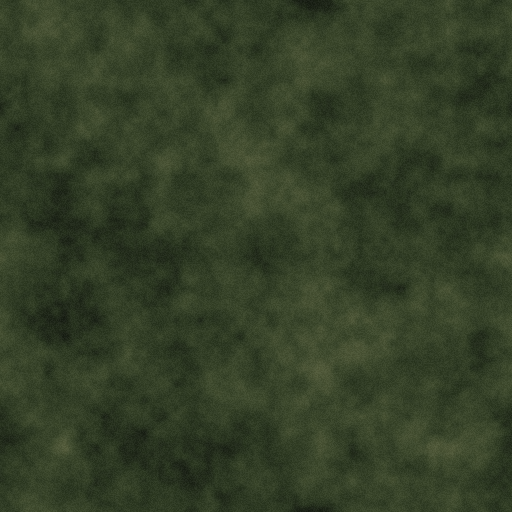
#> input picture assets/raw/tex-trawa.png, 512 x 512 px, found by its file name
$ python plachta-test.py assets/raw/tex-trawa.png
#> lines starting #> are read from the running program, lines starting #| are printed output that depends on the picture
#!/usr/bin/env python3
"""
FRONT — sprawdzian płachty materiału przed wrzuceniem jej do gry.

    pip install pillow numpy
    python3 tools/plachta-test.py assets/raw/tex-trawa.png

Trzy rzeczy psują płachtę tak, że widać to dopiero na całym polu, a na
pojedynczym obrazku wygląda ładnie. Wszystkie trzy da się zmierzyć, więc nie ma
powodu zgadywać:

  GRADIENT — jaśniejszy róg. Powtórzony przez pole robi szachownicę i jest to
             najtrudniejsza do usunięcia wada, bo korekta zjada też fakturę.
  SZEW     — prawa krawędź nie pasuje do lewej. Widać przy każdym styku kafli.
  PLAMA    — wielkoskalowa różnica jasności wewnątrz płachty. To samo co
             gradient, tylko nie na krawędziach.

Skrypt wypisuje ocenę i zapisuje obok pliku podgląd `<nazwa>-kafel.png`:
płachtę ułożoną 3×3. Jeśli na podglądzie widać kratę, to jej nie ma w grze
skąd zniknąć.
"""
import sys, os
from PIL import Image, ImageFilter
import numpy as np


def ocena(wartosc, prog_ok, prog_zle, etykieta, jednostka=''):
    if wartosc <= prog_ok:   stan, znak = 'DOBRA', '+'
    elif wartosc <= prog_zle: stan, znak = 'DO PRZYJĘCIA', '~'
    else:                     stan, znak = 'ODRZUĆ', '!'
    print(f'  {znak} {etykieta:<10} {wartosc:6.1f}{jednostka}   {stan}')
    return znak


def sprawdz(path):
#> called with path = 'assets/raw/tex-trawa.png'
    im = Image.open(path).convert('RGB')
#> im is the input picture: PIL image 512x512 RGB; mean R, G, B 51.6, 63.3, 38.9
    a = np.asarray(im, dtype=np.float32)
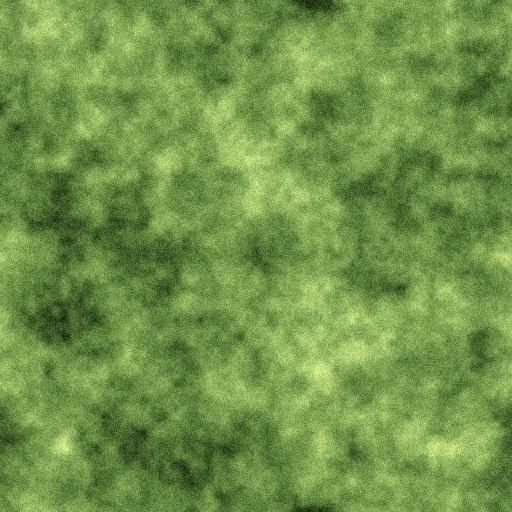
#> a: shape (512, 512, 3) float32; mean R, G, B 51.6, 63.3, 38.9; drawn with min black and max white
    H, W, _ = a.shape
#> H = 512; W = 512
    print(f'\n{os.path.basename(path)}  {W}×{H}')
#| tex-trawa.png  512×512
    if W != H:
        print('  ! płachta nie jest kwadratem — kaflowanie tego nie lubi')

    lum = a.mean(axis=2)
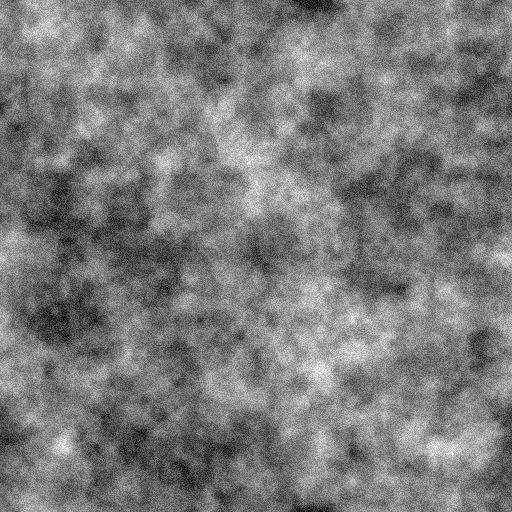
#> lum: shape (512, 512) float32; min 19.67, max 84.67, mean 51.3; drawn with min black and max white
    znaki = []

    # GRADIENT: rozrzut jasności między ćwiartkami. Róg jaśniejszy o kilka
    # poziomów jest jeszcze do uratowania, o kilkanaście — już nie.
    h, w = H//2, W//2
#> h = 256; w = 256
    cw = [lum[:h,:w].mean(), lum[:h,w:].mean(), lum[h:,:w].mean(), lum[h:,w:].mean()]
#> cw = [51.45, 51.18, 47.98, 54.42]
    znaki.append(ocena(max(cw)-min(cw), 3.0, 7.0, 'gradient', ' poz.'))
#|   ~ gradient      6.4 poz.   DO PRZYJĘCIA

    # SZEW: różnica między przeciwległymi krawędziami. Płachta ma się stykać
    # SAMA ZE SOBĄ — tak leży w grze, kafel przy kaflu tego samego rodzaju.
    k = 6
    szew = max(np.abs(a[:, :k].mean(axis=(0,1)) - a[:, -k:].mean(axis=(0,1))).max(),
               np.abs(a[:k, :].mean(axis=(0,1)) - a[-k:, :].mean(axis=(0,1))).max())
#> szew = 0.542
    znaki.append(ocena(szew, 4.0, 10.0, 'szew', ' poz.'))
#|   + szew          0.5 poz.   DOBRA

    # PLAMA: ile zostaje zmienności po mocnym rozmyciu. Drobna faktura znika
    # w rozmyciu, więc to, co zostaje, to właśnie plamy.
    plama = float(np.asarray(im.filter(ImageFilter.GaussianBlur(W//12)),
                             dtype=np.float32).mean(axis=2).std())
#> plama = 3.22
    znaki.append(ocena(plama, 4.0, 8.0, 'plama', ' poz.'))
#|   + plama         3.2 poz.   DOBRA

    # Nasycenie — paleta gry jest odbarwiona, krzykliwa zieleń zabija czytelność.
    mx, mn = a.max(axis=2), a.min(axis=2)
    nasyc = float((np.where(mx > 0, (mx-mn)/np.maximum(mx,1), 0)).mean()*100)
#> nasyc = 38.75
    znaki.append(ocena(nasyc, 30.0, 45.0, 'nasycenie', ' %'))
#|   ~ nasycenie    38.8 %   DO PRZYJĘCIA

    out = os.path.splitext(path)[0] + '-kafel.png'
    pod = Image.new('RGB', (W*3//2, H*3//2))
#> pod: PIL image 768x768 RGB; every value is 0
    mala = im.resize((W//2, H//2), Image.LANCZOS)
    for r in range(3):
        for c in range(3):
            pod.paste(mala, (c*W//2, r*H//2))
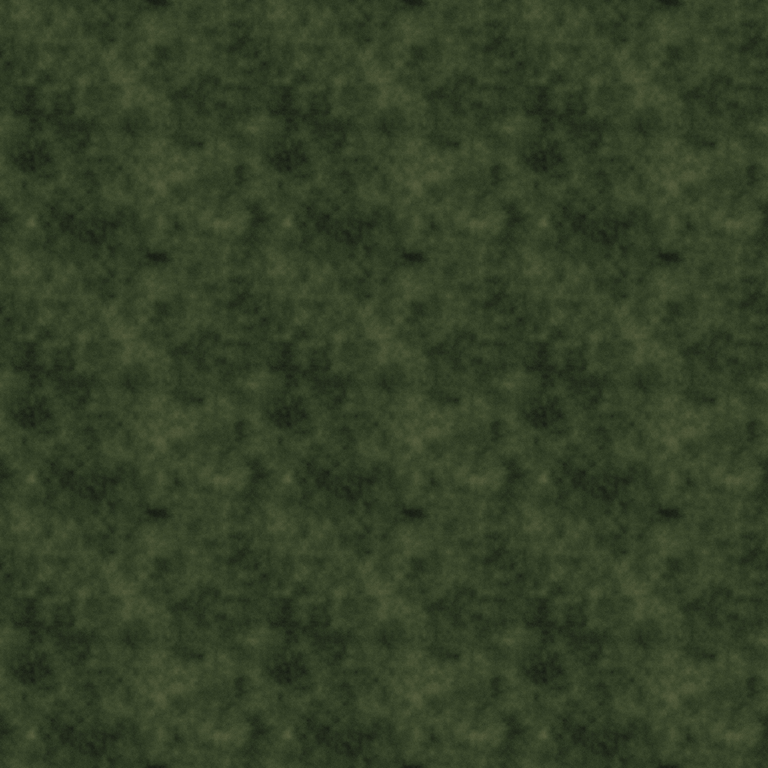
#> pod: PIL image 768x768 RGB; mean R, G, B 51.6, 63.3, 38.9
    pod.save(out)
    print(f'  podgląd 3×3: {os.path.relpath(out)}')

    if '!' in znaki:
        print('  → generuj jeszcze raz; wada zostanie widoczna na całym polu')
    elif '~' in znaki:
        print('  → da się użyć, ale lepszy wynik oszczędzi ręcznych poprawek')
    else:
        print('  → bierzemy')


if __name__ == '__main__':
    if len(sys.argv) < 2:
        sys.exit('użycie: python3 tools/plachta-test.py <plik.png> [...]')
    for p in sys.argv[1:]:
        sprawdz(p)

$ run again, with assets/raw/tex-beton.png copied over assets/raw/tex-trawa.png
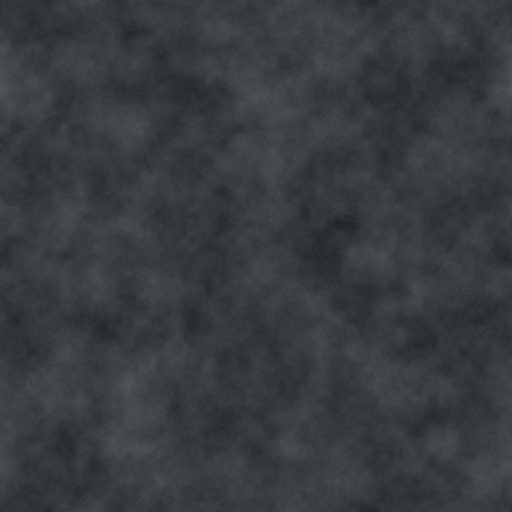
#> input picture assets/raw/tex-beton.png, 512 x 512 px, found by its file name
#> in sprawdz, im is the input picture: PIL image 512x512 RGB; mean R, G, B 55.3, 60.8, 62.8
#| tex-trawa.png  512×512
#> in sprawdz, `lum = a.mean(axis=2)`:
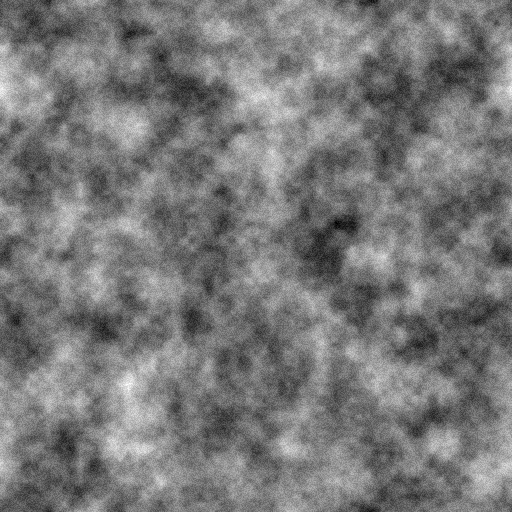
#> lum: shape (512, 512) float32; min 33.33, max 88.67, mean 59.6; drawn with min black and max white
#> cw = [59.58, 59.65, 59.98, 59.26]
#|   + gradient      0.7 poz.   DOBRA
#> szew = 0.358
#|   + szew          0.4 poz.   DOBRA
#> plama = 1.62
#|   + plama         1.6 poz.   DOBRA
#> nasyc = 11.92
#|   + nasycenie    11.9 %   DOBRA
#> after the loop in sprawdz, `for r in range(3):`:
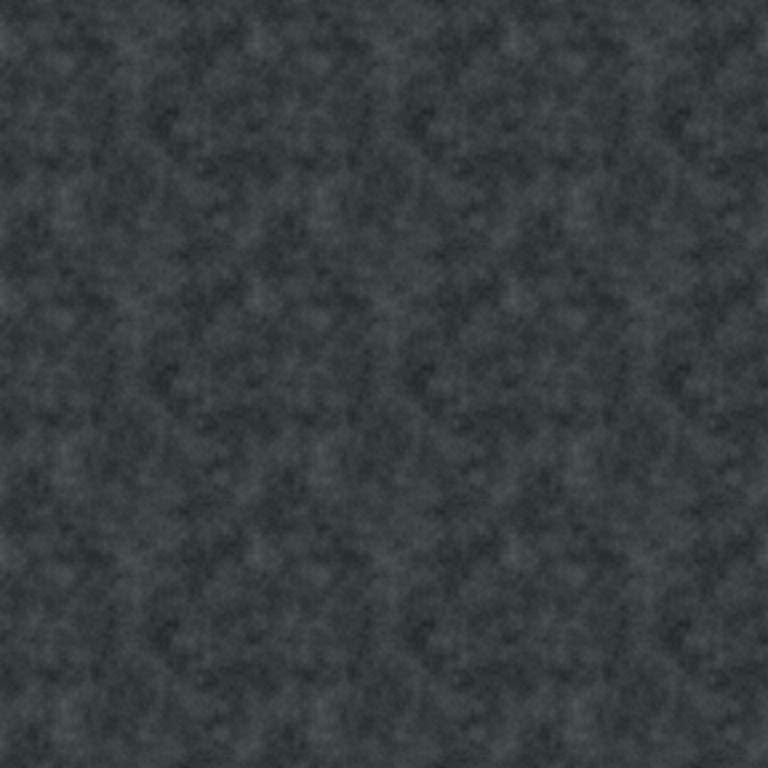
#> pod: PIL image 768x768 RGB; mean R, G, B 55.3, 60.8, 62.8
